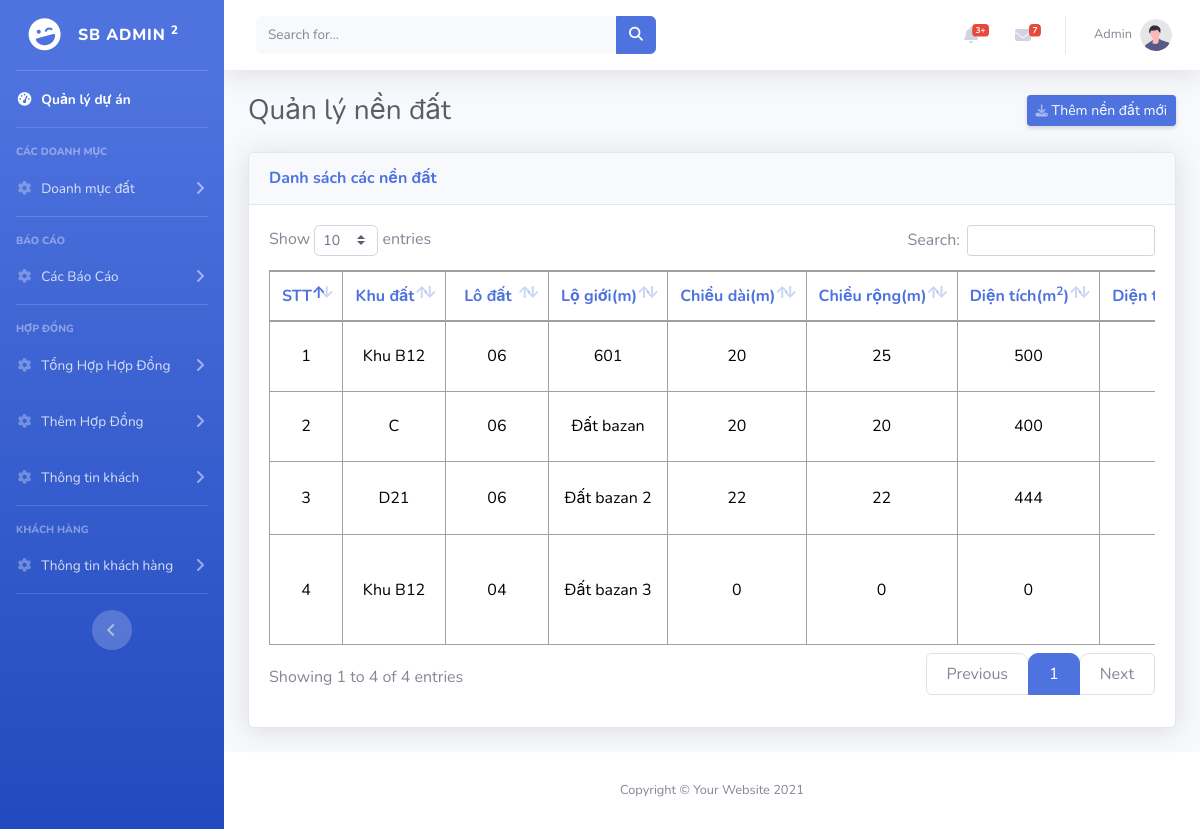
Before: /admin_manager/danhsach_nendat.php (signed in) with the older database file.
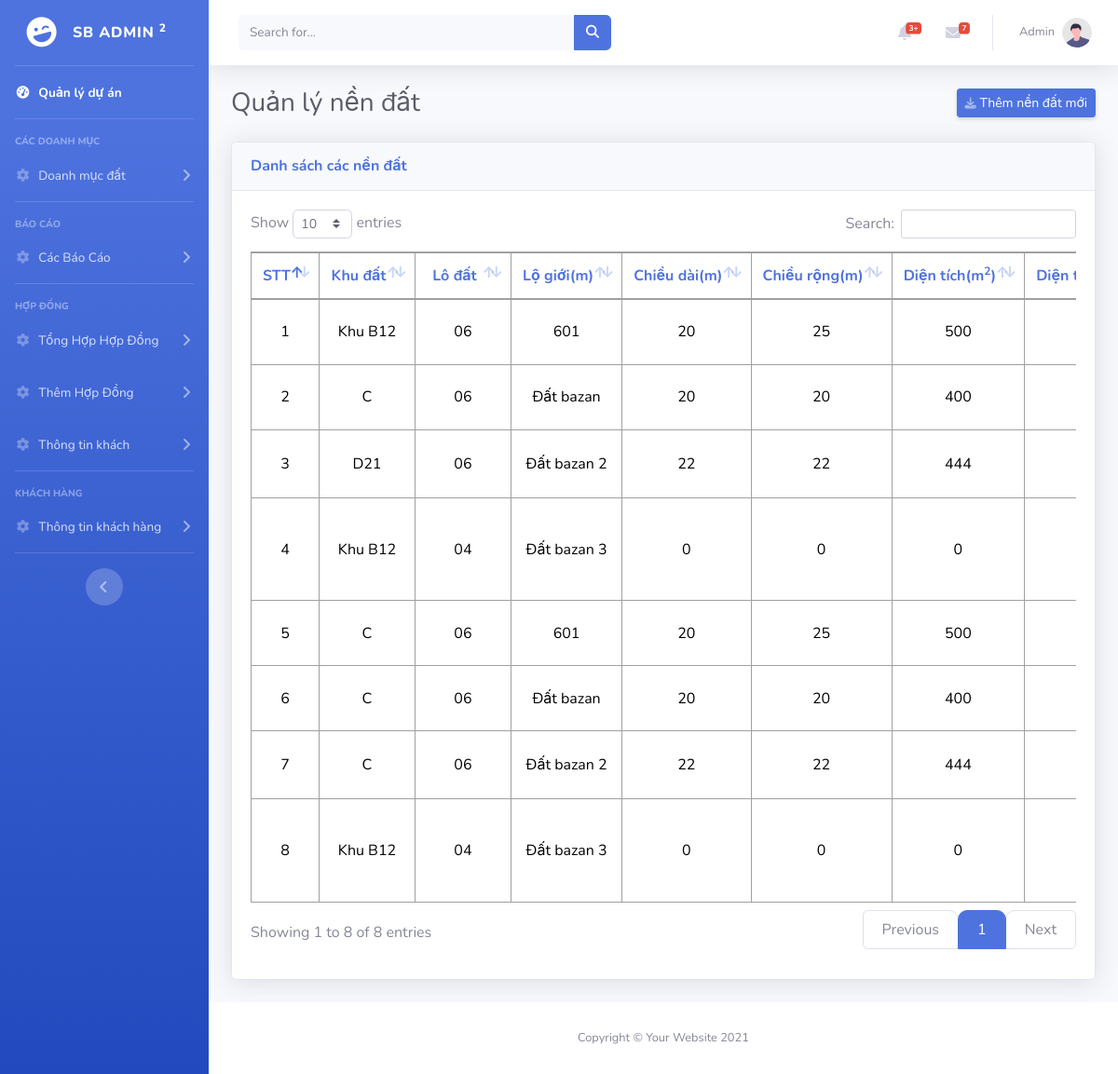
After: the same page with the newer database file.
### tables this page shows
CREATE TABLE `dm_nendat` (
  `id` int(11) NOT NULL,
  `id_khudat` int(11) NOT NULL,
  `id_lodat` int(11) NOT NULL,
  `ten_nendat` text NOT NULL,
  `lo_gioi` int(11) NOT NULL,
  `chieu_dai` int(11) NOT NULL,
  `chieu_rong` int(11) NOT NULL,
  `dien_tich` int(11) NOT NULL,
  `dien_tich_xd` int(11) NOT NULL,
  `gia` int(11) NOT NULL,
  `so_tang` int(11) NOT NULL,
  `mo_ta` text NOT NULL,
  `image` text NOT NULL,
  `hien_trang` text NOT NULL,
  `id_hd` int(11) NOT NULL
);

CREATE TABLE `dm_khudat` (
  `id` int(11) NOT NULL,
  `ma_khudat` text NOT NULL,
  `ten_khudat` text NOT NULL,
  `loai_nen` text NOT NULL,
  `image` text NOT NULL,
  `dien_tich` int(11) NOT NULL,
  `mo_ta` text NOT NULL,
  `id_duan` int(11) NOT NULL
);

CREATE TABLE `dm_lodat` (
  `id` int(11) NOT NULL,
  `ma_lodat` text NOT NULL,
  `ten_lodat` text NOT NULL,
  `image` text NOT NULL,
  `dien_tich` int(11) NOT NULL,
  `mo_ta` text NOT NULL,
  `id_khudat` int(11) NOT NULL
);

### model/database.php (called while the page is built, shortened)
<?php
class Database
{
    public static $connection = NULL;
    public function __construct()
    {
        if(!self::$connection) {
            self::$connection = new mysqli(DB_HOST, DB_USER, DB_PASSWORD, DB_NAME, PORT);
            self::$connection->set_charset('utf8mb4');
        }
        return self::$connection;
    }
    public function select($sql)
    {
        $sql->execute();
        $items = $sql->get_result()->fetch_all(MYSQLI_ASSOC);
        return $items;
    }
}

### model/dm_nendat.php (called while the page is built, shortened)
<?php
require_once "database.php";
class DoanhMucNenDat extends Database{
    function layTatCaNenDat(){
        $sql = parent::$connection->prepare("SELECT *,dm_nendat.image as image,dm_nendat.mo_ta as mo_ta,dm_nendat.dien_tich as dien_tich, ql_duan.id as duan_id, dm_nendat.id as nendat_id, dm_khudat.id as khudat_id, dm_lodat.id as lodat_id FROM dm_nendat INNER JOIN dm_khudat ON dm_nendat.id_khudat = dm_khudat.id INNER JOIN dm_lodat ON dm_nendat.id_lodat = dm_lodat.id INNER JOIN ql_duan ON dm_khudat.id_duan = ql_duan.id");
        return parent::select($sql);
    }
}

### admin_manager/danhsach_nendat.php (the view, shortened to what this page needs)
<?php
include "./header.php";
require_once "../model/dm_lodat.php";
require_once "../model/dm_nendat.php";
$dm_nendat = new DoanhMucNenDat();
$layTatCaNenDat = $dm_nendat->layTatCaNenDat();
?>
                <div class="container-fluid">
                    <div class="d-sm-flex align-items-center justify-content-between mb-4">
                        <h1 class="h3 mb-0 text-gray-800">Quản lý nền đất</h1>
                        <a id="myBtn" class="d-none d-sm-inline-block btn btn-sm btn-primary shadow-sm"><i class="fas fa-download fa-sm text-white-50"></i> Thêm nền đất mới</a>
                    </div>
                    <div class="card shadow mb-4">
                        <div class="card-header py-3">
                            <h6 class="m-0 font-weight-bold text-primary">Danh sách các nền đất</h6>
                        </div>
                        <div class="card-body">
                            <div class="table-responsive">
                                <table class="table table-bordered custom-table" id="dataTable" width="max-content" cellspacing="0">
                                    <thead>
                                        <tr>
                                            <th>STT</th>
                                            <th>Khu đất</th>
                                            <th>Lô đất</th>
                                            <th>Lộ giới(m)</th>
                                            <th>Chiều dài(m)</th>
                                            <th>Chiều rộng(m)</th>
                                            <th>Diện tích(m<sup>2</sup>)</th>
                                            <th>Diện tích XD(m<sup>2</sup>)</th>
                                        </tr>
                                    </thead>
                                    <tbody>
                                        <?php
                                        $count = 1;
                                        foreach($layTatCaNenDat as $item){ ?>
                                            <tr>
                                                <td><?=$count++?></td>
                                                <td><?=$item['ten_khudat']?></td>
                                                <td><?=$item['ten_lodat']?></td>
                                                <td><?=$item['ten_nendat']?></td>
                                                <td><?=$item['chieu_dai']?></td>
                                                <td><?=$item['chieu_rong']?></td>
                                                <td><?=$item['dien_tich']?></td>
                                                <td><?=$item['dien_tich_xd']?></td>
                                            </tr>
                                        <?php } ?>
                                    </tbody>
                                </table>
                            </div>
                        </div>
                    </div>
                </div>
<?php
include "./footer.php";
?>

Changed rows visible on the page:
added dm_nendat: dm_khudat.ten_khudat "C", dm_lodat.ten_lodat "06", ten_nendat "601", chieu_dai "20", chieu_rong "25", dien_tich "500"
added dm_nendat: dm_khudat.ten_khudat "C", dm_lodat.ten_lodat "06", ten_nendat "Đất bazan", chieu_dai "20", chieu_rong "20", dien_tich "400"
added dm_nendat: dm_khudat.ten_khudat "C", dm_lodat.ten_lodat "06", ten_nendat "Đất bazan 2", chieu_dai "22", chieu_rong "22", dien_tich "444"
added dm_nendat: dm_khudat.ten_khudat "Khu B12", dm_lodat.ten_lodat "04", ten_nendat "Đất bazan 3", chieu_dai "0", chieu_rong "0", dien_tich "0"
Other visible differences:
text written by a page script: "Show entries Search: Showing 1 to 4 of 4 entries Previous 1 Next" → "Show entries Search: Showing 1 to 8 of 8 entries Previous 1 Next"
